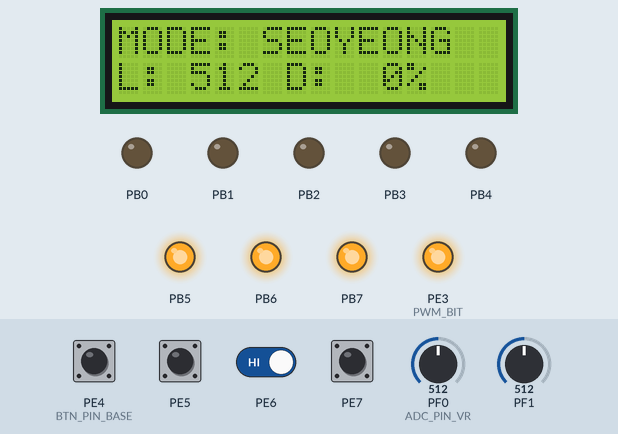
Simulated run of this program. Board: ATmega128, built with avr-gcc and emulated at 14.7456 MHz. On the bench: 16×2 character LCD, output pins drawn as LEDs (lit = HIGH). Wiring (inferred from the names in the program): character LCD (HD44780): RS PG0; R/W PG1; E PG2; data PA0, PA1, PA2, PA3, PA4, PA5, PA6, PA7. Inputs (shaded band) come from the test bench; at power-on: PE4 (BTN_PIN_BASE), PE5–7 HIGH, PF1 = 512, PF0 (ADC_PIN_VR) = 512. Pins used as bus, display or sensor lines are not drawn; what the program prints to the serial monitor is not drawn.

Above: at 1.2 s.
1.3 s: PE4 (BTN_PIN_BASE) pulled LOW for 0.15 s
At 2.7 s:
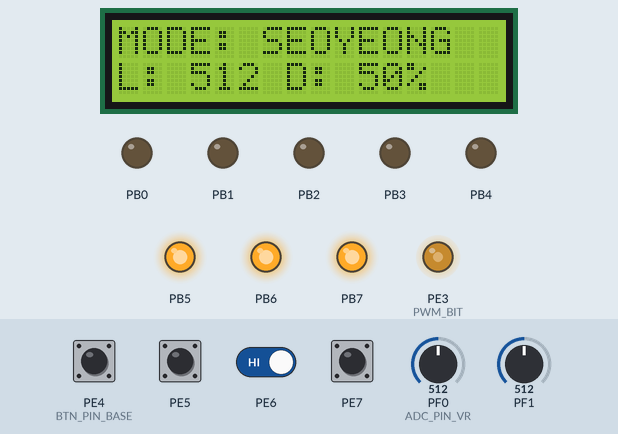
3.0 s: PF1 set to 306
At 4.2 s:
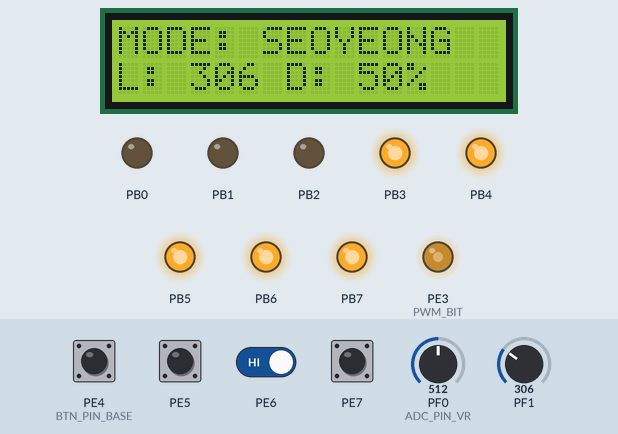
5.0 s: PF0 (ADC_PIN_VR) set to 306
At 6.2 s:
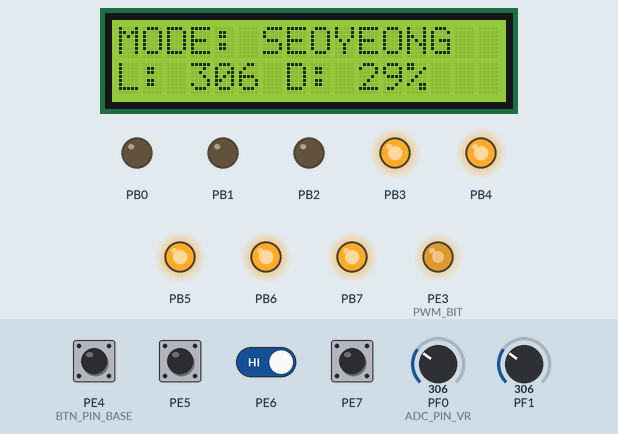
6.7 s: PF1 set to 122
At 7.7 s:
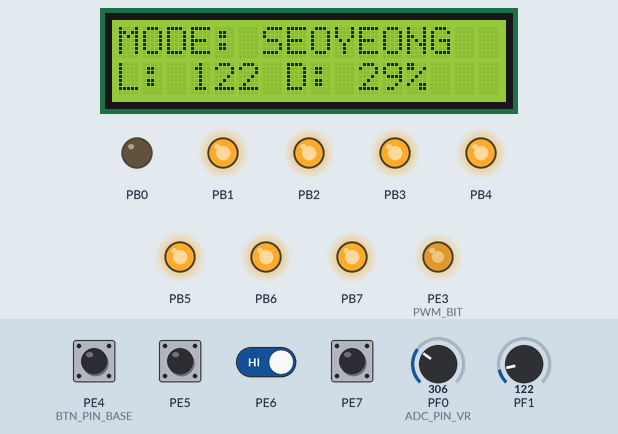
8.7 s: PE6 driven LOW
At 9.9 s:
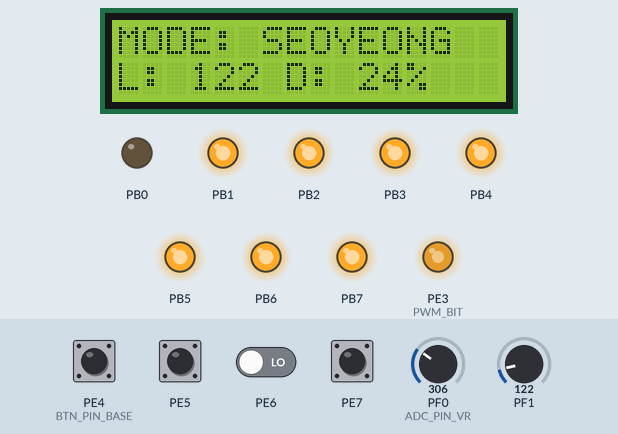
10.2 s: PF1 set to 128
At 11.6 s:
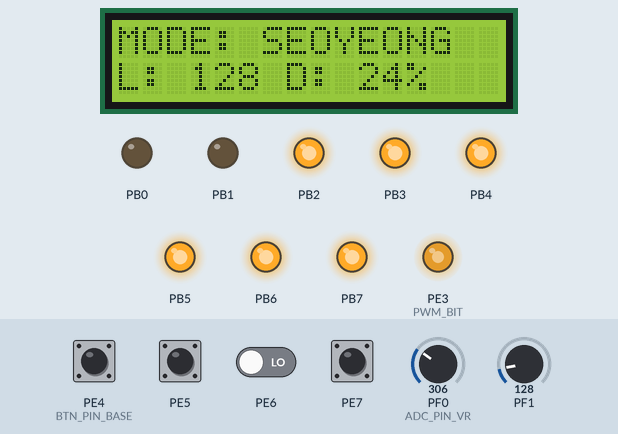
Timing chart, 0 to 13.2 s (numbered marks = the images above; inputs shaded):
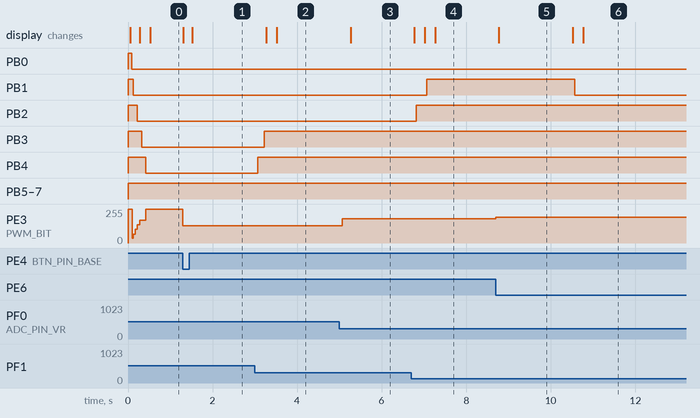

Measured:
- the behaviour switches between 127 and 128 on PF1 (found by bisection; images 5 and 6)
- after the input at 1.3 s, PE3 (PWM_BIT): 255/255 → 128/255 at once; the display: first changes at once (image 1 shows a later state)
- after the input at 3.0 s, PB3: LOW → HIGH after 0.22 s; PB4: LOW → HIGH after 0.07 s; the display: first changes after 0.27 s (image 2 shows a later state)
- after the input at 5.0 s, PE3 (PWM_BIT): 128/255 → 182/255 after 0.07 s; the display: changes after 0.27 s (image 3)
- after the input at 6.7 s, PB1: LOW → HIGH after 0.37 s; PB2: LOW → HIGH after 0.12 s; the display: first changes after 0.07 s (image 4 shows a later state)
- after the input at 8.7 s, PE3 (PWM_BIT): 182/255 → 194/255 at once; the display: changes after 0.07 s (image 5)
- after the input at 10.2 s, PB1: HIGH → LOW after 0.37 s; the display: first changes after 0.32 s (image 6 shows a later state)

The program:

main.c
```c
/*
 * homework2.c
 *
 * 3일차 오후 통합 프로젝트 — Auto Light ECU
 *
 *  3일차 오후 : 드라이버 스택 + 상태 기계 조립
 *  보드       : SDK ATMEGA128A 2020
 *      입력  CDS = ADC1(PF1) · VR3 = ADC0(PF0) · SW2~SW5 = PE4~PE7(INT4~7)
 *      시간  Timer0 CTC 10 ms tick
 *      출력  PWM = OC3A(PE3, D9) · TEXT LCD(PG0~2 + PORTA) · UART1(USB)
 *            LED = PORTB (상태 막대)
 *  요구사항
 *    · AUTO   : 조도에 따라 자동으로 밝기 결정 (어두우면 밝게)
 *    · MANUAL : 가변저항 VR3 로 밝기를 직접 조절
 *    · SW2 로 모드 전환, SW3 / SW4 로 미세 조정 (MANUAL 보조)
 *    · 경계에서 떨리지 않도록 히스테리시스 적용
 *    · 상태 · 조도 · 듀티를 LCD 와 UART 로 보여 준다
 *  구조
 *    ISR      : 이벤트 플래그만 설정한다 (버튼 · 타이머 · ADC)
 *    main     : 이벤트를 모아 상태를 갱신하고 출력을 만든다
 *    블로킹 delay 없음 (lcd_init 의 초기화 delay 만 예외)
 */
#define F_CPU 14745600UL

#include <avr/interrupt.h>
#include <stdint.h>

#include "utils/led.h"
#include "utils/btn.h"
#include "utils/timer.h"
#include "utils/adc.h"
#include "utils/pwm.h"
#include "utils/clcd.h"
#include "utils/uart.h"

/* ------------------------------------------------------------ 상태 정의 */
typedef enum {
    ST_AUTO = 0,
    ST_MANUAL
} state_t;

/* 조도 임계값 — 히스테리시스 (경계에서 떨리는 것을 막는다)
   실습실 조명에 따라 달라지므로 반드시 raw 값을 먼저 로그로 확인하고 정한다 */
#define DARK_ENTER   380        /* 이보다 어두워지면 "어둡다" 로 */
#define DARK_EXIT    460        /* 이보다 밝아져야 "밝다" 로 되돌아온다 */

#define AVG_N        8

static uint16_t avg_buf[AVG_N];
static uint8_t  avg_idx;
static uint32_t avg_sum;

static uint16_t moving_average(uint16_t v)
{
    avg_sum -= avg_buf[avg_idx];
    avg_buf[avg_idx] = v;
    avg_sum += v;
    if (++avg_idx >= AVG_N)
        avg_idx = 0;
    return (uint16_t)(avg_sum / AVG_N);
}

/* ------------------------------------------------------------ 상태 전이 */
static state_t next_state(state_t s, uint8_t bev)
{
    if (bev & BTN_EVENT_SW2)
        return (s == ST_AUTO) ? ST_MANUAL : ST_AUTO;
    return s;
}

/* ------------------------------------------------------------ 출력 계산 */
static uint8_t auto_duty(uint16_t lux, uint8_t prev)
{
    static uint8_t dark = 0;

    if (!dark && lux < DARK_ENTER) dark = 1;
    if ( dark && lux > DARK_EXIT)  dark = 0;

    if (!dark)              return 0;       /* 밝으면 소등 */
    if (lux >= DARK_ENTER)  return prev;    /* 중간 구간은 직전 값 유지 */

    /* 어두울수록 밝게 : lux 0 -> 100 %,  DARK_ENTER -> 20 % */
    return (uint8_t)(100 - ((uint32_t)lux * 80) / DARK_ENTER);
}

static uint8_t manual_duty(uint16_t vr, uint8_t bev, uint8_t *trim)
{
    int16_t d;

    if (bev & BTN_EVENT_SW3) { if (*trim < 20)  *trim += 5; }
    if (bev & BTN_EVENT_SW4) { if (*trim >= 5)  *trim -= 5; }

    d = (int16_t)(((uint32_t)vr * 100) / 1023) + (int16_t)*trim - 10;
    if (d < 0)   d = 0;
    if (d > 100) d = 100;

    return (uint8_t)d;
}

/* LCD 표시 */
/* ------------------------------------------------------------ 표시 */
static void show_lcd(state_t s, uint16_t lux, uint8_t duty)
{
    lcd_goto(0, 0);
    lcd_puts("MODE: SEOYEONG");
   // lcd_puts(s == ST_AUTO ? "AUTO   " : "MANUAL ");

    lcd_goto(1, 0);
    lcd_puts("L:");   lcd_put_uint16(lux, 4);
    lcd_puts(" D:");  lcd_put_uint16(duty, 3);
    lcd_puts("% ");
}

static void show_uart(state_t s, uint16_t raw, uint16_t lux,
                      uint16_t vr, uint8_t duty)
{
    uart_puts("MODE=");
    uart_puts(s == ST_AUTO ? "AUTO  " : "MANUAL");
    uart_puts(" RAW=");   uart_put_uint16(raw);
    uart_puts(" LUX=");   uart_put_uint16(lux);
    uart_puts(" VR=");    uart_put_uint16(vr);
    uart_puts(" DUTY=");  uart_put_uint16(duty);
    uart_puts("%\n");
}

/* ------------------------------------------------------------ main */
int main(void)
{
    state_t  state = ST_AUTO, prev_state = ST_MANUAL;
    uint8_t  bev, tev, aev;
    uint16_t val[2] = {0, 0};
    uint16_t lux = 0;
    uint8_t  duty = 0, trim = 10;
    uint8_t  req_vr = 0;
    uint8_t  bar;

    /* --- 드라이버 초기화 --- */
    led_init();
    btn_init();
    btn_int_enable();
    timer_init();
    adc_init();
    pwm_init();
    lcd_init();
    uart_init();

    sei();                          /* 여기서 딱 한 번 */

    uart_puts("\n=== Auto Light ECU  (SDK ATmega128A) ===\n");
    lcd_clear();

    while (1) {
        /* ---------- ① 이벤트 수집 ---------- */
        bev = btn_get_events();
        tev = timer_get_events();

        if (tev & TIMER_EVENT_50MS)   adc_start(ADC_CH_CDS);   /* 20 Hz */
        if (tev & TIMER_EVENT_250MS)  req_vr = 1;              /* 4 Hz  */
        if (req_vr && adc_start(ADC_CH_VR))
            req_vr = 0;

        aev = adc_get_event(val);
        if (aev & ADC_EVENT_CDS)
            lux = moving_average(val[ADC_CH_CDS]);

        /* ---------- ② 상태 전이 ---------- */
        state = next_state(state, bev);

        /* ---------- ③ 출력 계산 ---------- */
        if (state == ST_AUTO)
            duty = auto_duty(lux, duty);
        else
            duty = manual_duty(val[ADC_CH_VR], bev, &trim);

        pwm_set_duty(duty);

        /* LED 로 조도 막대를 보여 준다 */
        bar = (uint8_t)((lux >> 7) & 0x07);
        led_write((uint8_t)((1u << (bar + 1)) - 1));

        /* ---------- ④ 표시 ---------- */
        if (state != prev_state) {
            lcd_clear();
            prev_state = state;
        }
        if (tev & TIMER_EVENT_250MS)
            show_lcd(state, lux, duty);
        if (tev & TIMER_EVENT_1S)
            show_uart(state, val[ADC_CH_CDS], lux, val[ADC_CH_VR], duty);
    }
}

/*
 *  검증 항목
 *   1) 센서를 가리면 D9 가 밝아지고 손을 떼면 어두워지는가
 *   2) 경계 조도에서 깜빡거리지 않는가 (히스테리시스가 듣는가)
 *   3) SW2 로 MANUAL 로 바꾸면 조도와 무관하게 VR3 로만 바뀌는가
 *   4) 블로킹 delay 가 한 곳도 남아 있지 않은가 (lcd_init 은 예외)
 *   5) ISR 은 전부 플래그만 설정하고 끝나는가
 *   6) main 에 PORTB / ADMUX 같은 레지스터 이름이 남아 있지 않은가
 */
```

adc.c
```c
/*
 * adc.c — ADC 드라이버 (두 채널 순환)
 *
 *  ADC 클럭
 *      逐次비교(SAR) 회로는 50 ~ 200 kHz 에서 10비트 정밀도를 보장한다.
 *      14.7456 MHz / 128 = 115.2 kHz   ->  ADPS2:ADPS0 = 111
 *      한 번 변환 = 13 ADC 클럭 = 13 / 115.2 kHz = 112.8 us
 *
 *  ADMUX
 *      REFS1:REFS0 = 01  : AVCC 기준 (보드에서 AREF 가 AVCC 에 묶여 있다)
 *      ADLAR       = 0   : 오른쪽 정렬 — ADC 매크로로 10비트를 한 번에 읽는다
 *      MUX4:MUX0         : 채널 번호 (VR=0, CDS=1)
 */
#include <avr/io.h>
#include <avr/interrupt.h>
#include "board.h"
#include "adc.h"

static volatile uint16_t adc_value[2];
static volatile uint8_t  adc_event;
static volatile uint8_t  adc_channel;
static volatile uint8_t  adc_busy;

ISR(ADC_vect)
{
    adc_value[adc_channel] = ADC;   /* ADCL 먼저 읽는 규칙을 매크로가 지켜 준다 */

    if (adc_channel == ADC_CH_VR)
        adc_event |= ADC_EVENT_VR;
    else
        adc_event |= ADC_EVENT_CDS;

    adc_busy = 0;
}

void adc_init(void)
{
    adc_value[ADC_CH_VR]  = 0;
    adc_value[ADC_CH_CDS] = 0;
    adc_event   = 0;
    adc_channel = ADC_CH_VR;
    adc_busy    = 0;

    DDRF  &= ~((1 << ADC_PIN_VR) | (1 << ADC_PIN_CDS));   /* 입력으로 */
    PORTF &= ~((1 << ADC_PIN_VR) | (1 << ADC_PIN_CDS));   /* 풀업은 끈다 */

    ADMUX  = (1 << REFS0);          /* AVCC 기준 · 우측 정렬 · 채널 0 */

    ADCSRA = (1 << ADEN)            /* ADC 켜기 */
           | (1 << ADIE)            /* 변환 완료 인터럽트 허용 */
           | (1 << ADPS2) | (1 << ADPS1) | (1 << ADPS0);   /* 분주 128 */
}

uint8_t adc_start(uint8_t channel)
{
    if ((channel != ADC_CH_VR) && (channel != ADC_CH_CDS))
        return 0;
    if (adc_busy)
        return 0;                   /* 이전 변환이 끝나지 않았다 */

    adc_busy    = 1;
    adc_channel = channel;

    /* REFS · ADLAR 은 보존하고 MUX4:0 만 바꾼다 — 1일차의 필드 쓰기 관용구 */
    ADMUX = (uint8_t)((ADMUX & 0xE0) | (channel & 0x1F));
    ADCSRA |= (1 << ADSC);          /* 단발 변환 시작 */

    return 1;
}

uint8_t adc_get_event(uint16_t value[2])
{
    uint8_t sreg = SREG;
    uint8_t ev;

    cli();
    ev = adc_event;
    if (ev & ADC_EVENT_VR)   value[ADC_CH_VR]  = adc_value[ADC_CH_VR];
    if (ev & ADC_EVENT_CDS)  value[ADC_CH_CDS] = adc_value[ADC_CH_CDS];
    adc_event = 0;
    SREG = sreg;

    return ev;
}

uint16_t adc_read_blocking(uint8_t channel)
{
    /* 인터럽트를 쓰지 않는 가장 단순한 형태 — 변환이 끝날 때까지 기다린다 */
    ADCSRA &= ~(1 << ADIE);
    ADMUX = (uint8_t)((ADMUX & 0xE0) | (channel & 0x1F));
    ADCSRA |= (1 << ADSC);

    while (ADCSRA & (1 << ADSC))    /* ADSC 는 변환이 끝나면 0 이 된다 */
        ;

    return ADC;
}
```

adc.h
```c
/*
 * adc.h — ADC 드라이버 (SDK ATMEGA128A)
 *
 *      VR3 가변저항  ->  PF0 = ADC0
 *      CDS 조도센서  ->  PF1 = ADC1        (+5V - CDS - PF1 - 10kΩ - GND)
 *
 *  AREF 는 보드에서 AVCC(+5V) 에 묶여 있으므로 REFS1:0 = 01 (AVCC) 을 쓴다.
 *  변환 완료 인터럽트로 값을 받고, main 은 이벤트로 확인한다.
 */

#ifndef ADC_H_
#define ADC_H_

#include <stdint.h>

#define ADC_CH_VR       0             /* PF0 — 가변저항 */
#define ADC_CH_CDS      1             /* PF1 — 조도 센서 */

#define ADC_EVENT_VR    (1 << 0)
#define ADC_EVENT_CDS   (1 << 1)

void     adc_init(void);
uint8_t  adc_start(uint8_t channel);            /* 1 = 시작함, 0 = 변환 중 */
uint8_t  adc_get_event(uint16_t value[2]);      /* 채널별 최신값을 채운다 */
uint16_t adc_read_blocking(uint8_t channel);    /* 폴링 버전 — 실습 비교용 */

#endif /* ADC_H_ */
```

board.h
```c
/*
 * board.h — SDK ATMEGA128A 2020 (Rev 1.0) 보드 정의
 *
 *  회로도 : ../SDK_Atmega128.pdf
 *  퓨즈   : ../ATmega128 키트 퓨즈 설정.pptx
 *           LFUSE = 0x3F · HFUSE = 0xCF · EFUSE = 0xFF
 *           (CKSEL=1111 8~16MHz 외부 크리스털 · SUT=11 · CKOPT=0 풀스윙
 *            JTAGEN=1 → PF4~PF7 도 일반 GPIO · BOD 4.0V · SPIEN 유지)
 *
 *  이 파일 하나만 고치면 배선이 바뀌어도 나머지 코드는 그대로 쓴다.
 *
 *  ─────────────────────────────────────────────────────────────────────
 *  장치              연결                              극성 · 비고
 *  ─────────────────────────────────────────────────────────────────────
 *  LED  D1~D8        PB0 ~ PB7                         Active-Low
 *                    +5V - 1kΩ - LED - PBn             0 = 점등
 *  스위치 SW2~SW5    PE4 ~ PE7  (INT4 ~ INT7)          Active-Low
 *                    10kΩ 풀업 + 0.1uF                 누르면 0
 *  FND 세그먼트      PORTC   A=PC0 … G=PC6, DP=PC7     공통 애노드(CA)
 *                    각 세그먼트에 330Ω                0 = 점등
 *  FND 자리 COM1~4   PD4 ~ PD7                         1 = 그 자리 선택
 *  부저 BUZ          PG3   (반대쪽 1kΩ → +5V)          수동형 · 구형파를 줘야 운다
 *  TEXT LCD          RS=PG0 · R/W=PG1 · E=PG2          8비트 모드
 *                    D0~D7 = PA0 ~ PA7                 대비 VR1
 *  UART1 (USB)       RXD1=PD2 · TXD1=PD3               FT232RL → USB Micro
 *  UART0 (RS232)     RXD0=PE0 · TXD0=PE1               MAX232 → J6 (ISP 공유)
 *  PWM               OC3A = PE3  (Timer3)              D9 Active-Low
 *                                                       → Inverting 모드
 *  ADC  가변저항 VR3 PF0 = ADC0
 *  ADC  조도센서 CDS PF1 = ADC1                        밝을수록 값 ↑
 *  기준 전압         AREF ≈ AVCC = +5V                 REFS1:0 = 01
 *  확장 포트 J2      PF2 ~ PF7
 *  ISP  J4           MISO=PE1 · MOSI=PE0 · SCK=PB1 · /RST
 *  크리스털 X1       14.7456 MHz
 *  ─────────────────────────────────────────────────────────────────────
 */

#ifndef BOARD_H_
#define BOARD_H_

/* 반드시 <util/delay.h> 나 UART 계산보다 먼저 정의되어야 한다.
   프로젝트 속성(Symbols)에 F_CPU=14745600UL 을 넣는 것을 권장한다. */
#ifndef F_CPU
#define F_CPU 14745600UL
#endif

/* ---------------------------------------------------------- LED (PORTB) */
#define LED_DDR         DDRB
#define LED_PORT        PORTB
#define LED_COUNT       8
/* Active-Low : 0 을 쓰면 켜진다 */

/* ---------------------------------------------------------- 스위치 (PORTE) */
#define BTN_DDR         DDRE
#define BTN_PORT        PORTE
#define BTN_PIN         PINE
#define BTN_MASK        0xF0          /* PE4 ~ PE7 */
#define BTN_PIN_BASE    4             /* SW2 → PE4 이므로 핀 = 번호 + 2 */
#define BTN_NUM_BASE    2             /* app 은 SW2 ~ SW5 로 부른다 */
#define BTN_COUNT       4

/* ---------------------------------------------------------- FND */
#define FND_SEG_DDR     DDRC          /* 세그먼트 A~DP */
#define FND_SEG_PORT    PORTC
#define FND_COM_DDR     DDRD          /* 자리 선택 COM1~COM4 = PD4~PD7 */
#define FND_COM_PORT    PORTD
#define FND_COM_MASK    0xF0
#define FND_COM_BASE    4             /* COM1 = PD4 */
#define FND_DIGITS      4

/* ---------------------------------------------------------- 부저 */
#define BUZZER_DDR      DDRG
#define BUZZER_PORT     PORTG
#define BUZZER_BIT      PG3           /* Active-High · 수동형(구형파 필요) */

/* ---------------------------------------------------------- CLCD */
#define LCD_DATA_DDR    DDRA
#define LCD_DATA_PORT   PORTA
#define LCD_DATA_PIN    PINA
#define LCD_CTRL_DDR    DDRG
#define LCD_CTRL_PORT   PORTG
#define LCD_RS          PG0
#define LCD_RW          PG1
#define LCD_E           PG2

/* ---------------------------------------------------------- ADC */
#define ADC_PIN_VR      0             /* PF0 */
#define ADC_PIN_CDS     1             /* PF1 */

/* ---------------------------------------------------------- PWM */
#define PWM_DDR         DDRE
#define PWM_BIT         PE3           /* OC3A */

#endif /* BOARD_H_ */
```

btn.c
```c
/*
 * btn.c — 스위치 드라이버
 *
 *  회로 : +5V ─ 10kΩ ─ (PEn) ─ 택트스위치 ─ GND,  PEn 에 0.1uF 병렬
 *         누르지 않음 -> 1,  누름 -> 0   (Active-Low)
 *         0.1uF 이 잡음을 조금 눌러 주지만 채터링을 없애지는 못한다.
 *
 *  PE4~PE7 은 INT4~INT7 이므로 트리거 설정은 EICRB 를 쓴다.
 *  (INT0~INT3 은 EICRA — 이 보드에서는 PD0·PD1 이 연결되어 있지 않다)
 */
#include <avr/io.h>
#include <avr/interrupt.h>
#include "board.h"
#include "btn.h"

/* ISR 이 쓰고 main 이 읽는다 — volatile 필수 */
static volatile uint8_t btn_event = 0;

ISR(INT4_vect) { btn_event |= BTN_EVENT_SW2; }   /* SW2 */
ISR(INT5_vect) { btn_event |= BTN_EVENT_SW3; }   /* SW3 */
ISR(INT6_vect) { btn_event |= BTN_EVENT_SW4; }   /* SW4 */
ISR(INT7_vect) { btn_event |= BTN_EVENT_SW5; }   /* SW5 */

void btn_init(void)
{
    BTN_DDR  &= ~BTN_MASK;      /* PE4 ~ PE7 을 입력으로 */
    BTN_PORT &= ~BTN_MASK;      /* 내부 풀업은 끈다 — 보드에 외부 풀업이 있다 */
}

uint8_t btn_is_pressed(uint8_t n)
{
    /* n = 2~5  ->  PE4~PE7 */
    uint8_t bit = (uint8_t)(n - BTN_NUM_BASE + BTN_PIN_BASE);
    return (BTN_PIN & (1 << bit)) == 0;      /* 눌리면 0 이므로 뒤집는다 */
}

uint8_t btn_get_edge(uint8_t n)
{
    static uint8_t prev[BTN_COUNT] = {0, 0, 0, 0};
    uint8_t idx  = (uint8_t)(n - BTN_NUM_BASE);
    uint8_t curr = btn_is_pressed(n);
    uint8_t edge = (prev[idx] == 0) && (curr == 1);

    prev[idx] = curr;
    return edge;
}

void btn_int_enable(void)
{
    /* ① 트리거 조건 — INT4~INT7 을 하강 에지로 (ISCn1:ISCn0 = 10) */
    EICRB &= ~((1 << ISC40) | (1 << ISC50) | (1 << ISC60) | (1 << ISC70));
    EICRB |=  ((1 << ISC41) | (1 << ISC51) | (1 << ISC61) | (1 << ISC71));

    /* ② 설정 중에 생긴 묵은 요청을 지운다 — 플래그는 1 을 써서 지운다 */
    EIFR  = (1 << INTF4) | (1 << INTF5) | (1 << INTF6) | (1 << INTF7);

    /* ③ 개별 허용 */
    EIMSK |= (1 << INT4) | (1 << INT5) | (1 << INT6) | (1 << INT7);

    /* 전역 허용 sei() 는 모든 드라이버 초기화가 끝난 뒤 main 에서 한 번만 */
}

uint8_t btn_get_events(void)
{
    uint8_t sreg = SREG;        /* 현재 인터럽트 허용 상태를 기억 */
    uint8_t ev;

    cli();                      /* 읽고 지우는 사이에 끼어들지 못하게 */
    ev = btn_event;
    btn_event = 0;
    SREG = sreg;                /* 원래 상태로 복원 (sei() 가 아니다) */

    return ev;
}
```

btn.h
```c
/*
 * btn.h — 스위치 드라이버 (SDK ATMEGA128A)
 *
 *      SW2 → PE4 (INT4)      SW4 → PE6 (INT6)
 *      SW3 → PE5 (INT5)      SW5 → PE7 (INT7)
 *
 *  보드에 10kΩ 풀업 + 0.1uF 이 달려 있어 누르지 않으면 1, 누르면 0 이다.
 *  드라이버가 반전해서 "눌렸다 = 1" 로 돌려준다.
 *
 *  app 은 보드에 인쇄된 이름(SW2~SW5)을 그대로 쓴다.
 */

#ifndef BTN_H_
#define BTN_H_

#include <stdint.h>

/* app 이 쓰는 버튼 번호 — 보드 실크와 같다 */
#define BTN_SW2         2
#define BTN_SW3         3
#define BTN_SW4         4
#define BTN_SW5         5

#define BTN_EVENT_SW2   (1 << 0)      /* PE4 / INT4 */
#define BTN_EVENT_SW3   (1 << 1)      /* PE5 / INT5 */
#define BTN_EVENT_SW4   (1 << 2)      /* PE6 / INT6 */
#define BTN_EVENT_SW5   (1 << 3)      /* PE7 / INT7 */

void    btn_init(void);                 /* 입력 설정만 — 인터럽트는 아직 */
uint8_t btn_is_pressed(uint8_t n);      /* n : 2 ~ 5, 눌려 있으면 1 */
uint8_t btn_get_edge(uint8_t n);        /* 방금 눌린 순간에만 1 (폴링용) */

void    btn_int_enable(void);           /* INT4 ~ INT7 하강 에지 허용 */
uint8_t btn_get_events(void);           /* 쌓인 이벤트를 읽고 지운다 */

#endif /* BTN_H_ */
```

homework1.c
```c
/*
 * homework1.c
 *
 * 3일차 오후 실습 1 — 조도 센서 읽기
 *
 *  3일차 오후 : ADC 구조 · 주기 샘플링 · 변환 완료 인터럽트
 *  보드       : CDS 조도센서 = PF1(ADC1)
 *               AREF 가 AVCC 에 묶여 있으므로 REFS1:0 = 01 (AVCC)
 *  CDS 회로 : +5V - CDS - PF1 - 10kΩ - GND
 *             밝으면 CDS 저항이 낮아져 PF1 전압이 올라간다 -> 값이 커진다
 *
 *  10 ms tick 으로 50 ms 마다 변환을 요청하고, 결과는 인터럽트로 받는다.
 *  변환이 끝날 때까지 기다리지 않으므로 그동안 다른 일도 함께 돈다.
 */
#define F_CPU 14745600UL

#include <avr/interrupt.h>
#include "led.h"
#include "timer.h"
#include "adc.h"
#include "uart.h"

int main1(void)
{
    uint8_t  tev, aev;
    uint16_t val[2] = {0, 0};

    led_init();
    timer_init();
    adc_init();
    uart_init();

    sei();
    uart_puts("\n=== ADC1 (CDS) ===\n");

    while (1) {
        tev = timer_get_events();

        if (tev & TIMER_EVENT_50MS)             /* 20 Hz 로 변환을 요청한다 */
            adc_start(ADC_CH_CDS);

        aev = adc_get_event(val);               /* 끝난 변환이 있으면 값을 받는다 */
        if (aev & ADC_EVENT_CDS) {
            /* 0 ~ 1023 을 LED 8칸 막대로 — 밝으면 막대가 길어진다 */
            led_write((uint8_t)((1u << (val[ADC_CH_CDS] >> 7)) - 1));
        }

        if (tev & TIMER_EVENT_250MS) {          /* 4 Hz 로 로그 */
            uart_puts("CDS=");
            uart_put_uint16(val[ADC_CH_CDS]);
            uart_puts("\n");
        }
    }
}

/*
 *  확인할 것
 *   1) 센서를 손으로 가리면 값이 어느 쪽으로 움직이는가 (작아진다)
 *   2) LED 막대가 조도에 따라 길어지고 짧아지는가
 *   3) 값이 조금씩 흔들린다 — 다음 실습의 히스테리시스가 필요한 이유다
 *   4) adc_read_blocking() 으로 바꾸면 로그 주기가 흔들리는가
 */
```

led.c
```c
/*
 * led.c — LED 드라이버 (SDK ATMEGA128A : PB0~PB7, Active-Low)
 *
 *  하드웨어 : +5V ─ 1kΩ ─ LED ─ PBn
 *             PBn = 0  ->  전류가 흘러 점등
 *             PBn = 1  ->  소등
 *
 *  Active-Low 반전을 드라이버가 흡수하므로 app 은 "켠다 / 끈다" 로만 생각한다.
 */
#include <avr/io.h>
#include "board.h"
#include "led.h"

void led_init(void)
{
    LED_PORT = 0xFF;          /* 먼저 소등 상태를 만들고 */
    LED_DDR  = 0xFF;          /* 그 다음 출력으로 — 순간적인 점등을 막는다 */
}

void led_on(uint8_t n)      { LED_PORT &= ~(1 << n); }   /* 0 = 점등 */
void led_off(uint8_t n)     { LED_PORT |=  (1 << n); }
void led_toggle(uint8_t n)  { LED_PORT ^=  (1 << n); }

void led_write(uint8_t pattern)
{
    LED_PORT = (uint8_t)~pattern;   /* 비트 1 = 점등으로 보이게 반전 */
}

uint8_t led_read(void)
{
    return (uint8_t)~LED_PORT;
}
```

led.h
```c
/*
 * led.h — LED 드라이버 (SDK ATMEGA128A : PB0~PB7, Active-Low)
 */

#ifndef LED_H_
#define LED_H_

#include <stdint.h>

void    led_init(void);              /* PORTB 를 출력으로, 전부 소등 */
void    led_on(uint8_t n);           /* n : 0 ~ 7 */
void    led_off(uint8_t n);
void    led_toggle(uint8_t n);
void    led_write(uint8_t pattern);  /* 비트 1 = 점등 (드라이버가 반전한다) */
uint8_t led_read(void);              /* 현재 점등 패턴 (비트 1 = 점등) */

#endif /* LED_H_ */
```

Source omitted: homework2.c (5517 bytes), pwm.c (1542 bytes), pwm.h (558 bytes), timer.c (1966 bytes), timer.h (799 bytes), uart.c (2096 bytes), uart.h (719 bytes), clcd.c (2623 bytes), clcd.h (626 bytes)
